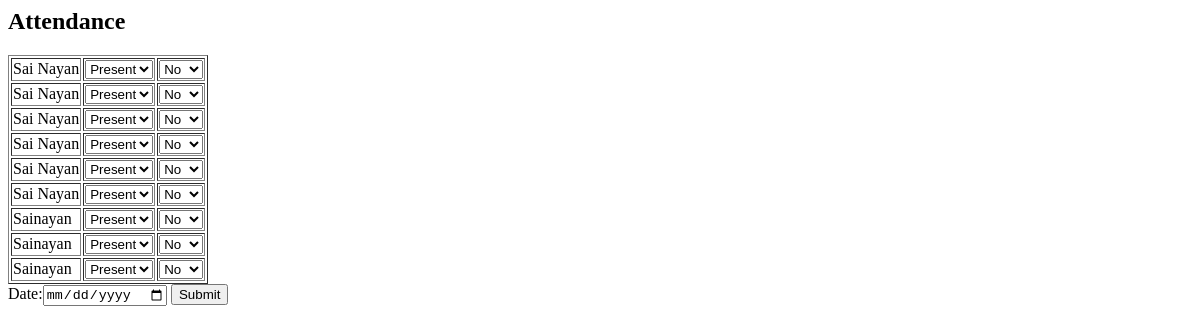
The page /attendance on the database as committed earlier.
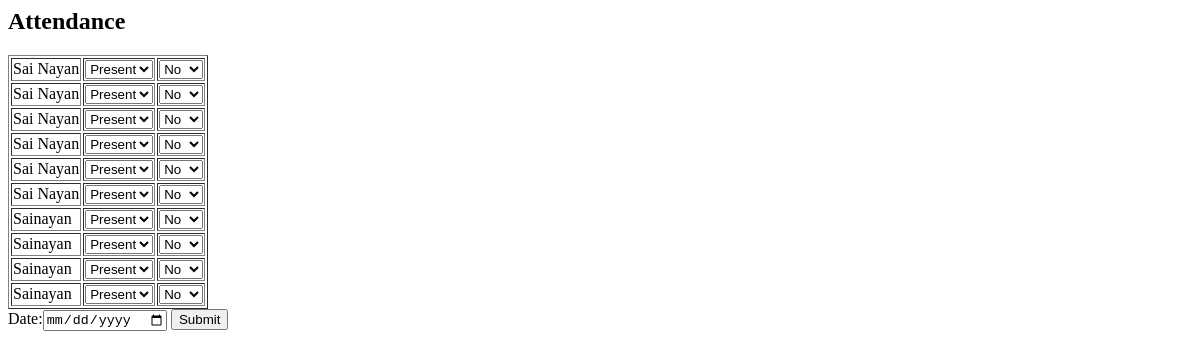
The same page on the database as committed later.
### tables this page shows
CREATE TABLE students(
    id INTEGER PRIMARY KEY AUTOINCREMENT,
    name TEXT,
    email TEXT,
    password TEXT
);

### app.py (the view, shortened to what this page needs)
@app.route('/attendance',methods=['GET','POST'])
def attendance():
    conn=sqlite3.connect('database.db')
    cur=conn.cursor()
    cur.execute("SELECT id,name FROM students")
    students=cur.fetchall()
    conn.close()
    return render_template('attendance.html',students=students)

### templates/attendance.html (shortened to what this page needs)
<h2>Attendance</h2>
<form method="POST">
<table border="1">
{% for s in students %}
<tr>
<td>{{s[1]}}</td>
<td>
<select name="status_{{s[0]}}">
<option>Present</option>
</select>
</td>
<td>
<select name="late_{{s[0]}}">
<option value="0">No</option>
</select>
</td>
</tr>
{% endfor %}
</table>
Date:<input type="date" name="date">
<button>Submit</button>
</form>

Rows that differ between the two databases and show on the page:
added students: name "Sainayan", id "Present", id "No"
